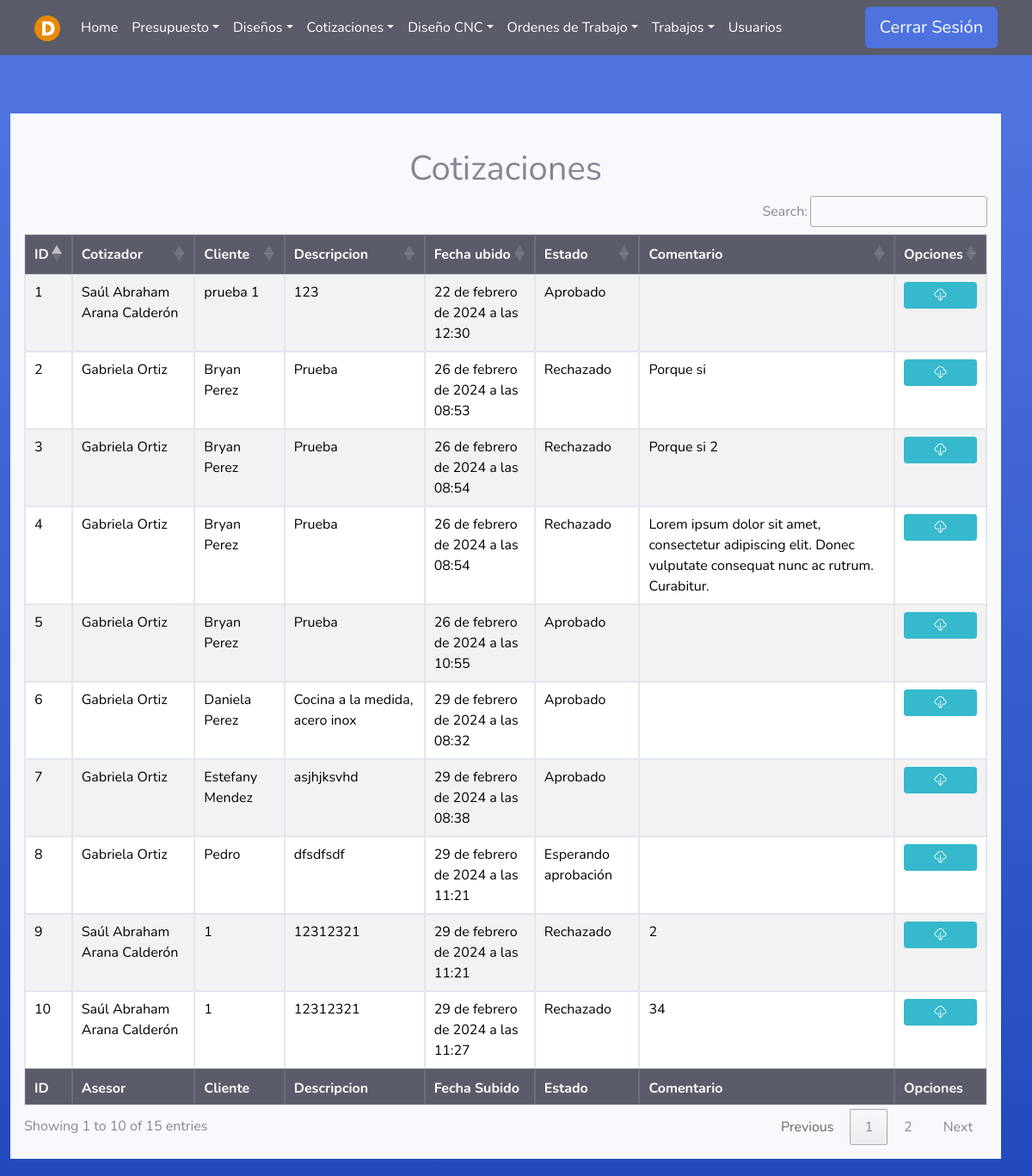
The app's page /Cotizaciones/Finalizados/ (signed in) with its own data.
### Cotizadores/models.py (models this page shows)
class Cotizacion(models.Model):
    cotizador = models.ForeignKey(User, on_delete=models.PROTECT, null=False, blank=False)
    diseno = models.ForeignKey(Diseno, on_delete=models.PROTECT, null=True, blank=False)
    fecha = models.DateTimeField(auto_now_add=True)
    estado=models.TextField(null=True, blank=True, default='Esperando aprobación')
    comentario=models.TextField(null=True, blank=True)
    archivo = models.FileField(upload_to='media/cotizaciones/', null=False, blank=False)

### Asesores/models.py (models this page shows)
class Diseno(models.Model):
    usuario = models.ForeignKey(User, on_delete=models.PROTECT, null=False, blank=False)
    presupuesto = models.ForeignKey(Presupuesto, on_delete=models.PROTECT, null=False, blank=False)
    fecha = models.DateTimeField(auto_now_add=True)
    estado=models.TextField(null=True, blank=True, default='Diseñando')
    comentario=models.TextField(null=True, blank=True)
    archivo = models.FileField( upload_to='media/disenosPresupuestos/',null=False, blank=False)

class Presupuesto(models.Model):
    asesor = models.ForeignKey(User, on_delete=models.PROTECT, null=False, blank=False)
    fecha_inicio = models.DateTimeField(null=False, auto_now_add=True, blank=False)
    cliente = models.CharField(max_length=100, null=False, blank=False)
    descripcion = models.TextField(null=False, blank=False)
    estado=models.TextField(null=True, blank=True)
    fecha_fin = models.DateTimeField(null=True, blank=True)

### Cotizadores/views.py (the view)
# urls.py: path('Finalizados/', cotizador_views.cotFin , name='Cotizaciones_Finalizadas'),
@login_required(login_url='index')
def cotFin(request):
    user = request.user
    if (user.groups.filter(name='Cotizador').exists()):
        cotizaciones=Cotizacion.objects.filter(cotizador=user)
        return render(request, 'Cotizador/listado_finalizados.html',{'cotizaciones':cotizaciones})
    elif (user.groups.filter(name='Administrador').exists() or user.is_superuser):
        cotizaciones=Cotizacion.objects.all()
        return render(request, 'Cotizador/listado_finalizados.html',{'cotizaciones':cotizaciones})
    else:
        error = "No tienes permiso para acceder a esta página."
        return render(request, '404.html', {'error': error})

### Templates/Cotizador/listado_finalizados.html (shortened to what this page needs)
{% extends 'tables.html' %}
{% block botones%}
<div class="text-center">
    <br>
    <h1>Cotizaciones</h1>
</div>
{% endblock %}
{% load static %}
{% block head %}
<th>ID</th>
{% if user.is_superuser or user.groups.all.0.name == "Administrador" %}
<th>Cotizador</th>
{% endif %}
<th>Cliente</th>
<th>Descripcion</th>
<th>Fecha ubido</th>
<th>Estado</th>
<th>Comentario</th>
<th>Opciones</th>
{% endblock %}
{% block tbody %}
{% for c in cotizaciones %}
<tr>
    <td>{{ c.id }}</td>
    {% if user.is_superuser or user.groups.all.0.name == "Administrador" %}
    {% if c.diseno.presupuesto.asesor.first_name and c.diseno.presupuesto.asesor.last_name %}
    <td>{{ c.diseno.presupuesto.asesor.first_name}} {{ c.diseno.presupuesto.asesor.last_name}}</td>
    {% else %}
    <td>{{ c.diseno.presupuesto.asesor.username}}</td>
    {% endif %}
    {% endif %}
    <td>{{ c.diseno.presupuesto.cliente }}</td>
    <td>{{ c.diseno.presupuesto.descripcion }}</td>
    <td>{{ c.fecha }}</td>
    <td>{{ c.estado }}</td>
    <td>
        {% if c.estado == 'Rechazado' %}
            {{ c.comentario }}
        {% endif %}
    <td>
        <div>
            <a class="btn btn-info btn-sm btn-block" href="/Cotizaciones/descargar/{{c.id}}/"><i class="bi bi-cloud-download"></i></a>
        </div>
    </td>
</tr>
{% endfor %}
{% endblock %}
{% block footer %}
<th>ID</th>
{% if user.is_superuser or user.groups.all.0.name == "Administrador" %}
<th>Asesor</th>
{% endif %}
<th>Cliente</th>
<th>Descripcion</th>
<th>Fecha Subido</th>
<th>Estado</th>
<th>Comentario</th>
<th>Opciones</th>
{% endblock %}

### static/css/navbars.css (style rules this page uses)
body { padding-bottom: 20px; }

### records on screen
Cotizacion: id "1", diseno.presupuesto.asesor.first_name "Saúl Abraham", diseno.presupuesto.asesor.last_name "Arana Calderón", diseno.presupuesto.cliente "prueba 1", diseno.presupuesto.descripcion "123", fecha "22 de febrero de 2024 a las 12:30", estado "Aprobado"
Cotizacion: id "2", diseno.presupuesto.asesor.first_name "Gabriela", diseno.presupuesto.asesor.last_name "Ortiz", diseno.presupuesto.cliente "Bryan Perez", diseno.presupuesto.descripcion "Prueba", fecha "26 de febrero de 2024 a las 08:53", estado "Rechazado", comentario "Porque si"
Cotizacion: id "3", diseno.presupuesto.asesor.first_name "Gabriela", diseno.presupuesto.asesor.last_name "Ortiz", diseno.presupuesto.cliente "Bryan Perez", diseno.presupuesto.descripcion "Prueba", fecha "26 de febrero de 2024 a las 08:54", estado "Rechazado", comentario "Porque si 2"
Cotizacion: id "4", diseno.presupuesto.asesor.first_name "Gabriela", diseno.presupuesto.asesor.last_name "Ortiz", diseno.presupuesto.cliente "Bryan Perez", diseno.presupuesto.descripcion "Prueba", fecha "26 de febrero de 2024 a las 08:54", estado "Rechazado", comentario "Lorem ipsum dolor sit amet, consectetur adipiscing elit. Donec vulputate consequat nunc ac rutrum. Curabitur."
Cotizacion: id "5", diseno.presupuesto.asesor.first_name "Gabriela", diseno.presupuesto.asesor.last_name "Ortiz", diseno.presupuesto.cliente "Bryan Perez", diseno.presupuesto.descripcion "Prueba", fecha "26 de febrero de 2024 a las 10:55", estado "Aprobado"
Cotizacion: id "6", diseno.presupuesto.asesor.first_name "Gabriela", diseno.presupuesto.asesor.last_name "Ortiz", diseno.presupuesto.cliente "Daniela Perez", diseno.presupuesto.descripcion "Cocina a la medida, acero inox", fecha "29 de febrero de 2024 a las 08:32", estado "Aprobado"
Cotizacion: id "7", diseno.presupuesto.asesor.first_name "Gabriela", diseno.presupuesto.asesor.last_name "Ortiz", diseno.presupuesto.cliente "Estefany Mendez", diseno.presupuesto.descripcion "asjhjksvhd", fecha "29 de febrero de 2024 a las 08:38", estado "Aprobado"
Cotizacion: id "8", diseno.presupuesto.asesor.first_name "Gabriela", diseno.presupuesto.asesor.last_name "Ortiz", diseno.presupuesto.cliente "Pedro", diseno.presupuesto.descripcion "dfsdfsdf", fecha "29 de febrero de 2024 a las 11:21", estado "Esperando aprobación"
Cotizacion: id "9", diseno.presupuesto.asesor.first_name "Saúl Abraham", diseno.presupuesto.asesor.last_name "Arana Calderón", diseno.presupuesto.cliente "1", diseno.presupuesto.descripcion "12312321", fecha "29 de febrero de 2024 a las 11:21", estado "Rechazado", comentario "2"
Cotizacion: id "10", diseno.presupuesto.asesor.first_name "Saúl Abraham", diseno.presupuesto.asesor.last_name "Arana Calderón", diseno.presupuesto.cliente "1", diseno.presupuesto.descripcion "12312321", fecha "29 de febrero de 2024 a las 11:27", estado "Rechazado", comentario "34"
